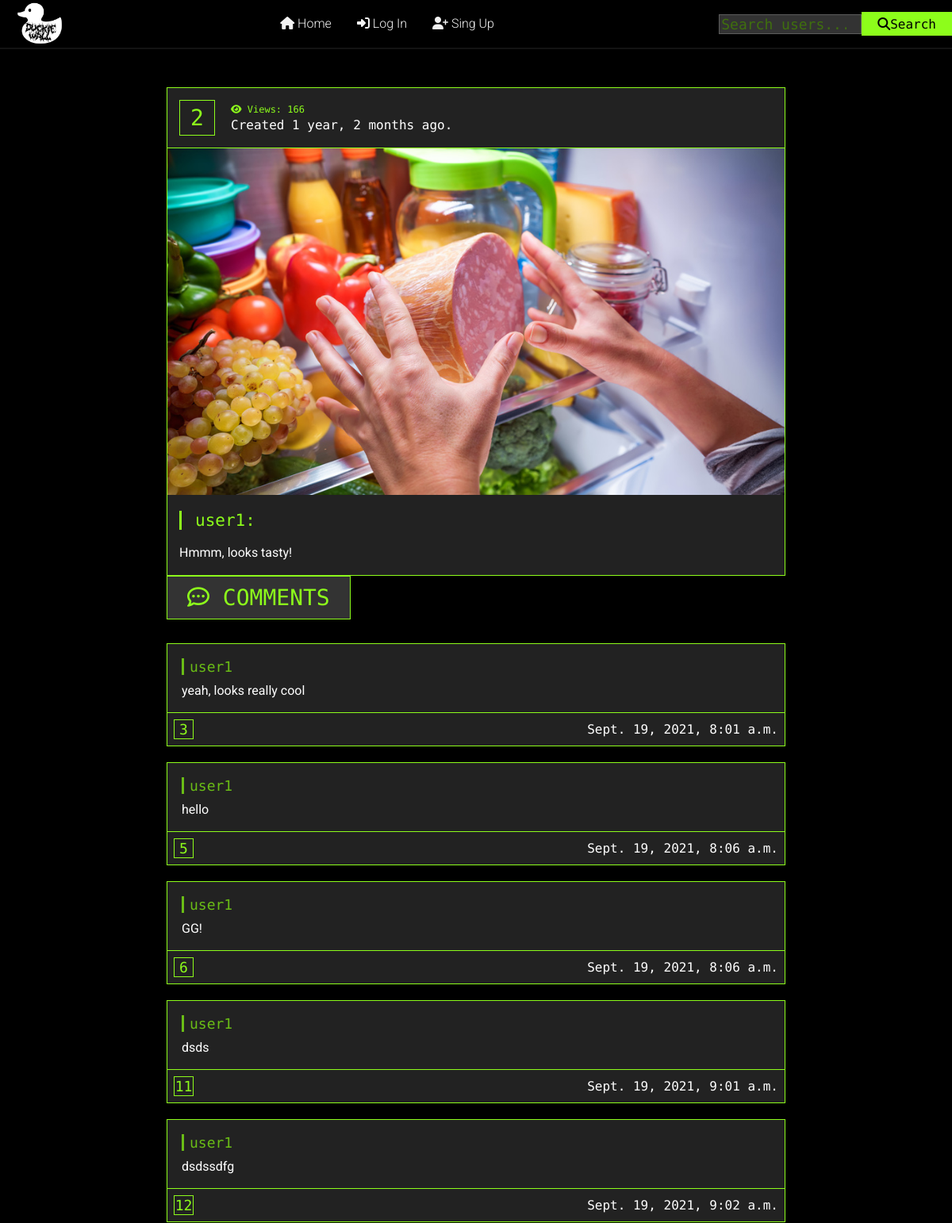
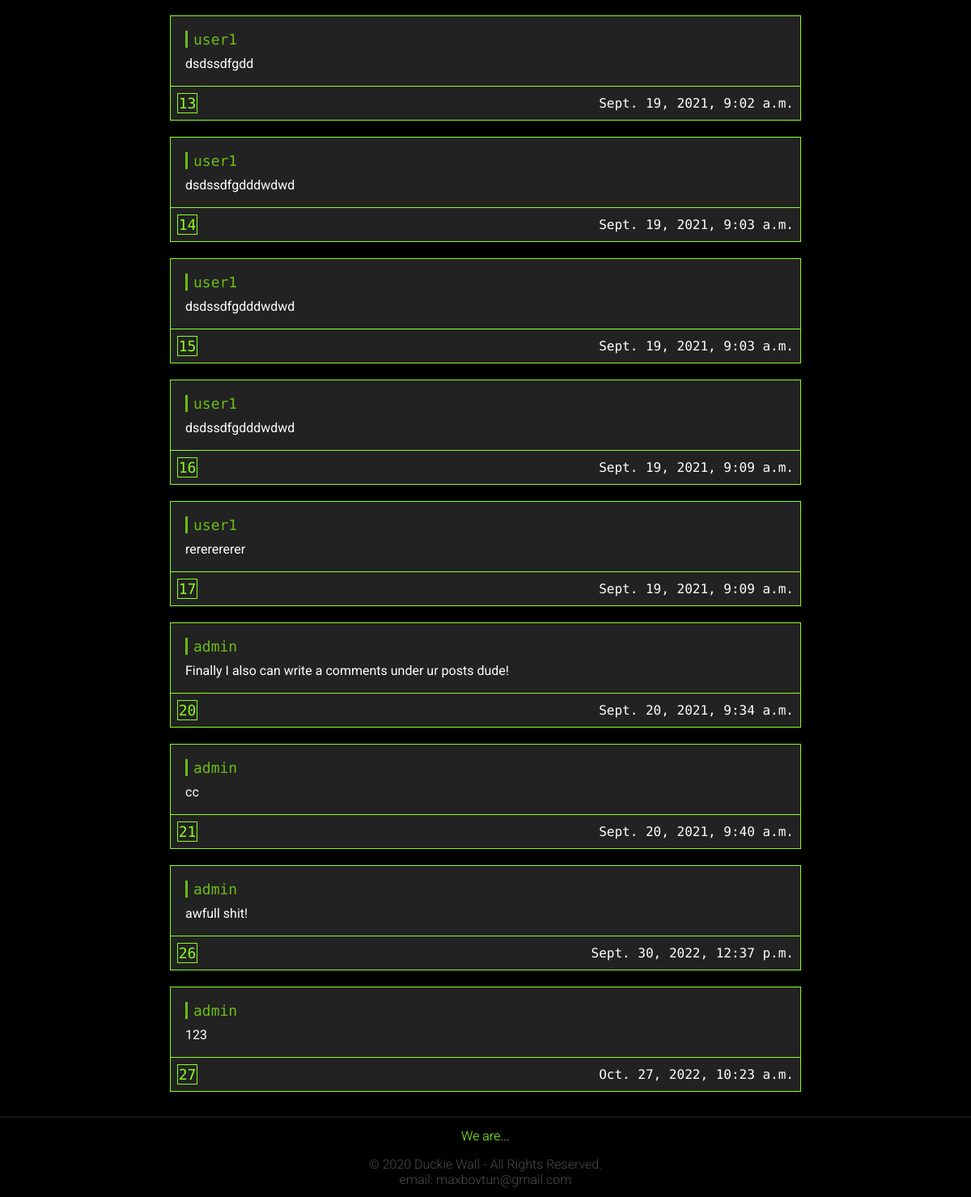
The page /one_post/2/ on the database its author committed (2 pictures, top to bottom).
### main/models.py (models this page shows, shortened)
class Posts (models.Model):
    user = models.ForeignKey(User, on_delete=models.CASCADE)
    content = models.TextField(verbose_name='Content', blank=True, max_length=2000)
    photo = models.ImageField(verbose_name='Image', upload_to='pics/%Y/%m/%d/')
    created_at = models.DateTimeField(verbose_name='created at', auto_now_add=True)
    views = models.IntegerField(default=0)
    class Meta:
        verbose_name = 'Публикация'
        verbose_name_plural = 'Публикации'
        ordering = ['-created_at']

class Comments(models.Model):
    user = models.ForeignKey(User, on_delete=models.CASCADE)
    post = models.ForeignKey(Posts, on_delete=models.CASCADE)
    content = models.TextField(verbose_name='comment', max_length=400)
    created_at = models.DateTimeField(verbose_name='created at', auto_now_add=True)
    class Meta:
        verbose_name = 'Комментарий'
        verbose_name_plural = 'Комментарии'
        ordering = ['created_at']

### main/views.py (the view)
# urls.py: path('one_post/<int:post_id>/', one_post, name='one_post'),
def one_post(request, post_id):
    if request.method == 'POST':
        form = CommentsForm(request.POST)
        if form.is_valid():
            user_id = request.user.id
            user = User.objects.get(pk=user_id)
            post = Posts.objects.get(pk=post_id)
            content = form.cleaned_data['content']
            new_comment = Comments.objects.create(user=user, post=post, content=content)
            return redirect(reverse_lazy('one_post', args=[post_id]))
    else:
        form = CommentsForm()
    views = Posts.objects.get(pk=post_id)
    views.views = F('views') + 1
    views.save()
    post = Posts.objects.get(pk=post_id)
    comments = Comments.objects.filter(post_id=post_id).select_related('post', 'user')
    return render(request, 'main/one_post.html', {
        'post': post,
        'title': post.content,
        'form': form,
        'comments': comments,
    })

### main/forms.py
class CommentsForm(ModelForm):
    class Meta:
        model = Comments
        fields = ['content']
        widgets = {
            'content': Textarea(attrs={
                'class': 'comment-form__input input',
                'placeholder': 'what are you thinking about?'
            }),
        }

### main/templates/main/one_post.html (shortened to what this page needs)
{% extends 'base.html' %}
{% block content %}
    <div class="post">
        <div class="post__content">
            <div class="post__header">
                <div class="post__header-box">
                    {{ post.id }}
                </div>
                <div class="post__header-content">
                    <span class="post__views">
                        <i class="fas fa-eye"></i>
                        Views: {{ post.views }}
                    </span>
                    <span class="post__created-ago">
                        Created {{post.created_at|timesince}} ago.
                    </span>
                </div>
            </div>
            <div class="post__body">
                <img class="post__img" src="{{ post.photo.url }}" alt="post photo">
                <p>
                    <a class="post__user" href="{% url 'get_user' post.user_id %}">{{post.user}}:</a>
                </p>
                <div class="post__title">{{ post.content|linebreaksbr }}</div>
            </div>
        </div>
    </div>
    {% if comments %}
        <div class="comments-title">
            <i class="far fa-comment-dots"></i>
            COMMENTS
        </div>
        <div class="comments">
            {% for item in comments %}
                <div class="comments__item comment">
                    <div class="comment__content">
                        <div class="comment__body">
                            <div>
                                <a class="comment__user" href="{% url 'get_user' item.user_id %}">
                                    {{item.user}}
                                </a>
                            </div>
                            <p class="comment__text">
                                {{item.content|linebreaksbr}}
                            </p>
                        </div>
                        <div class="comment__footer">
                            <div class="comment__footer-box">
                                {{ item.id }}
                            </div>
                            <div class="comment__created-at">
                                {{item.created_at}}
                            </div>
                        </div>
                    </div>
                </div>
            {% endfor %}
        </div>
    {% else %}
        <div class="comments-title">
            <i class="fas fa-square-xmark"></i>
            NO COMMENTS YET
        </div>
    {% endif %}
{% endblock %}

### main/static/main/css/style.css (style rules this page uses)
* { box-sizing: border-box; }
html { background-color: #000000; font-family: "Roboto", Arial, sans-serif; color: #fff; }
body { margin: 0; position: relative; }
.comments-title { text-transform: uppercase; font-family: 'DM Mono', monospace; font-size: 28px; width: max-content; padding: 10px 25px; background-color: #333333; color: #8DFD1B; border: 1px solid #8DFD1B; }
.comments { padding: 30px 0; }
.comments__item:not(:last-child) { margin-bottom: 20px; }

### main/static/main/css/post.css (style rules this page uses)
.post { background: #222222; border: 1px solid #8DFD1B; }
.post__content { margin: 0 auto; display: flex; flex-direction: column; justify-content: space-between; height: 100%; }
.post__header { display: flex; border-bottom: 1px solid #8DFD1B; padding: 15px; }
.post__header-box { display: flex; justify-content: center; align-items: center; font-size: 28px; font-family: 'DM Mono', monospace; height: 45px; width: 45px; border: 1px solid #8DFD1B; color: #8DFD1B; background-color: transparent; transition: background-color 0.3s, color 0.3s; }
.post__header-content { display: flex; flex-direction: column; justify-content: center; margin-left: 20px; }
.post__views { color: #8DFD1B; font-size: 12px; font-family: 'DM Mono', monospace; margin-bottom: 3px; }
.post__created-ago { color: #ffffff; font-size: 16px; font-family: 'DM Mono', monospace; }
.post__img { object-fit: cover; width: 100%; }
.post__title { margin: 15px; font-size: 16px; line-height: 26px; }
.post__user { position: relative; font-family: 'DM Mono', monospace; font-size: 21px; color: #8DFD1B; text-decoration: none; margin-left: 25px; margin-bottom: 15px; padding: 0 10px; transition: background-color 0.3s, color 0.3s; }
.post__user:before { content: ''; display: block; left: -10px; position: absolute; height: 100%; width: 3px; background-color: #8DFD1B; }

### main/static/main/css/comment.css (style rules this page uses)
.comment { background: #222222; border: 1px solid #8DFD1B; }
.comment__body { padding: 18px; }
.comment__user { position: relative; font-family: 'DM Mono', monospace; font-size: 18px; color: #6abd16; text-decoration: none; margin-bottom: 15px; padding: 0 10px; transition: background-color 0.3s, color 0.3s; }
.comment__user:before { content: ''; display: block; position: absolute; height: 100%; width: 3px; background-color: #6abd16; }
.comment__text { font-size: 16px; margin: 10px 0 0; }
.comment__footer { display: flex; justify-content: space-between; align-items: center; border-top: 1px solid #8DFD1B; padding: 8px; }
.comment__footer-box { display: flex; justify-content: center; align-items: center; font-size: 18px; font-family: 'DM Mono', monospace; height: 25px; width: 25px; border: 1px solid #8DFD1B; color: #8DFD1B; background-color: transparent; transition: background-color 0.3s, color 0.3s; }
.comment__created-at { color: #ffffff; font-size: 16px; font-family: 'DM Mono', monospace; }

### rows shown on the page
Posts: id "2", views "166", created_at "1 year, 2 months", photo (picture), user "user1", content "Hmmm, looks tasty!"
Comments: user "user1", content "yeah, looks really cool", id "3", created_at "Sept. 19, 2021, 8:01 a.m."
Comments: user "user1", content "hello", id "5", created_at "Sept. 19, 2021, 8:06 a.m."
Comments: user "user1", content "GG!", id "6", created_at "Sept. 19, 2021, 8:06 a.m."
Comments: user "user1", content "dsds", id "11", created_at "Sept. 19, 2021, 9:01 a.m."
Comments: user "user1", content "dsdssdfg", id "12", created_at "Sept. 19, 2021, 9:02 a.m."
Comments: user "user1", content "dsdssdfgdd", id "13", created_at "Sept. 19, 2021, 9:02 a.m."
Comments: user "user1", content "dsdssdfgdddwdwd", id "14", created_at "Sept. 19, 2021, 9:03 a.m."
Comments: user "user1", content "dsdssdfgdddwdwd", id "15", created_at "Sept. 19, 2021, 9:03 a.m."
Comments: user "user1", content "dsdssdfgdddwdwd", id "16", created_at "Sept. 19, 2021, 9:09 a.m."
Comments: user "user1", content "rererererer", id "17", created_at "Sept. 19, 2021, 9:09 a.m."
Comments: user "admin", content "Finally I also can write a comments under ur posts dude!", id "20", created_at "Sept. 20, 2021, 9:34 a.m."
Comments: user "admin", content "cc", id "21", created_at "Sept. 20, 2021, 9:40 a.m."
Comments: user "admin", content "awfull shit!", id "26", created_at "Sept. 30, 2022, 12:37 p.m."
Comments: user "admin", content "123", id "27", created_at "Oct. 27, 2022, 10:23 a.m."
